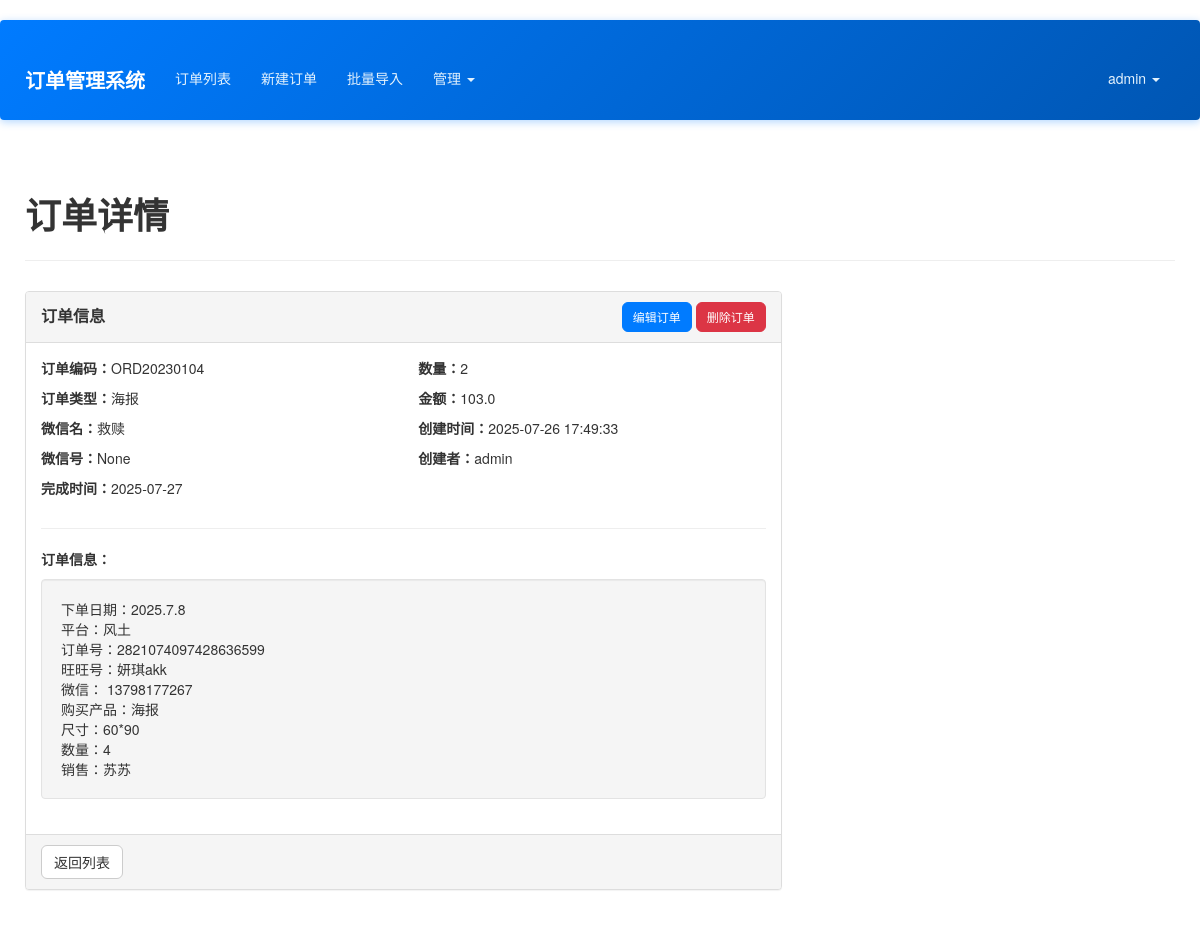
The page /order/4 (signed in) on the database as committed earlier.
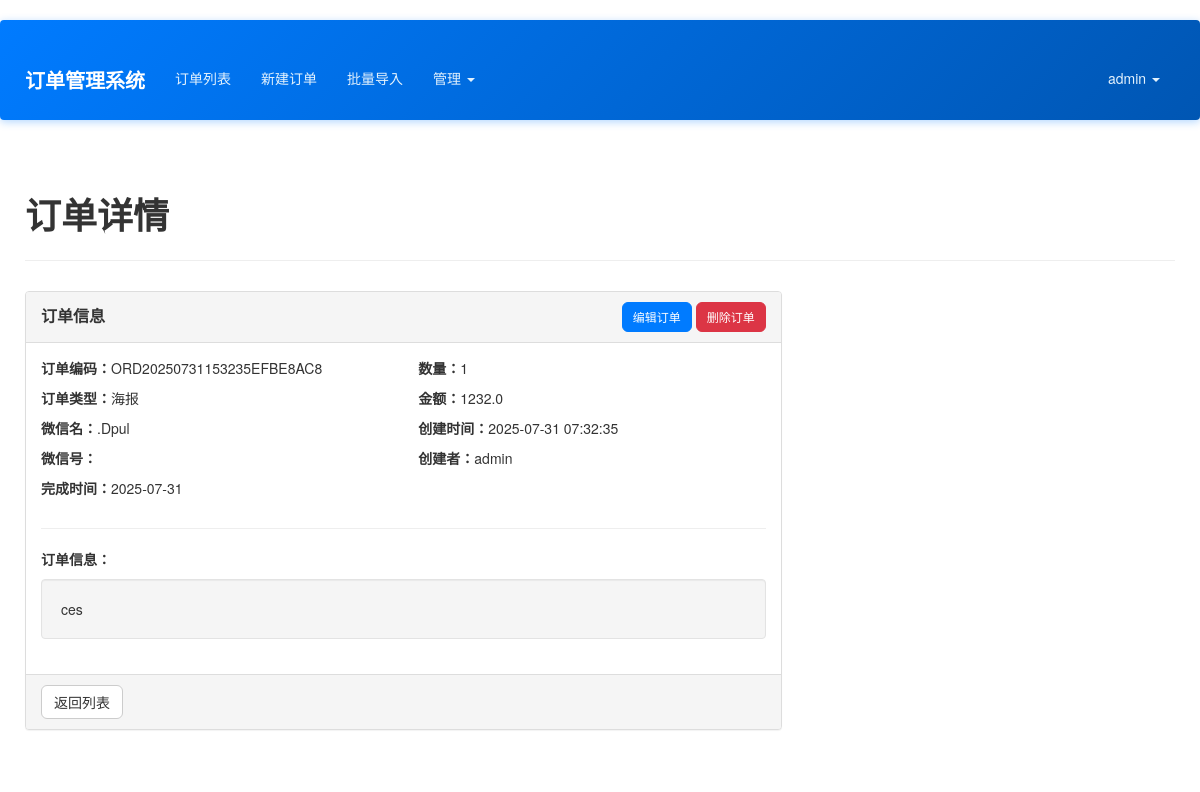
The same page on the database as committed later.
### app/models.py (models this page shows, shortened)
class User(UserMixin, db.Model):
    __tablename__ = 'users'
    id = db.Column(db.Integer, primary_key=True)
    email = db.Column(db.String(64), unique=True, index=True)
    username = db.Column(db.String(64), unique=True, index=True)
    role_id = db.Column(db.Integer, db.ForeignKey('roles.id'))
    password_hash = db.Column(db.String(128))
    orders = db.relationship('Order', backref='creator', lazy='dynamic')
    @property
    def password(self):
        raise AttributeError('password is not a readable attribute')
    def can(self, perm):
        return self.role is not None and self.role.has_permission(perm)

class Order(db.Model):
    __tablename__ = 'orders'
    id = db.Column(db.Integer, primary_key=True)
    order_code = db.Column(db.String(64), unique=True, index=True)
    wechat_name = db.Column(db.String(64))
    wechat_id = db.Column(db.String(64))
    phone = db.Column(db.String(20), nullable=False)  # 手机号，必填
    order_info = db.Column(db.Text())
    completion_time = db.Column(db.DateTime)
    quantity = db.Column(db.Integer)
    amount = db.Column(db.Float)
    notes = db.Column(db.Text())  # 备注字段
    create_time = db.Column(db.DateTime, default=datetime.utcnow)
    user_id = db.Column(db.Integer, db.ForeignKey('users.id'))
    order_type_id = db.Column(db.Integer, db.ForeignKey('order_types.id'))
    status = db.Column(db.String(20), default='未完成')  # 订单状态：未完成、已结算、未结算
    images = db.relationship('OrderImage', backref='order', lazy='dynamic')
    custom_fields = db.Column(db.Text())

class OrderType(db.Model):
    __tablename__ = 'order_types'
    id = db.Column(db.Integer, primary_key=True)
    name = db.Column(db.String(64), unique=True, nullable=False)
    description = db.Column(db.String(256))
    is_active = db.Column(db.Boolean, default=True)
    create_time = db.Column(db.DateTime, default=datetime.utcnow)
    orders = db.relationship('Order', backref='order_type', lazy='dynamic')

### app/main/views.py (the view)
@main.route('/order/<int:id>')
@login_required
def view_order(id):
    order = Order.query.get_or_404(id)
    if not current_user.can(Permission.VIEW_ALL) and order.user_id != current_user.id:
        abort(403)
    return render_template('main/view_order.html', order=order)

### app/api_optimizer.py (called while the page is built)
    def init_app(self, app):
        compress.init_app(app)
        app.config['JSON_AS_ASCII'] = False
        app.config['JSONIFY_PRETTYPRINT_REGULAR'] = False  # 生产环境禁用美化
        @app.after_request
        def add_response_headers(response):
            if request.endpoint and 'static' in request.endpoint:
                response.cache_control.max_age = 31536000  # 1年
                response.cache_control.public = True
            else:
                response.cache_control.no_cache = True
            response.headers['X-Content-Type-Options'] = 'nosniff'
            response.headers['X-Frame-Options'] = 'DENY'
            response.headers['X-XSS-Protection'] = '1; mode=block'
            return response

### app/context_processors.py (called while the page is built)
def inject_permissions():
    return dict(Permission=Permission)

### app/models.py (called while the page is built)
@login_manager.user_loader
def load_user(user_id):
    return User.query.get(int(user_id))

    def has_permission(self, perm):
        return self.permissions & perm == perm

### app/templates/main/view_order.html (shortened to what this page needs)
{% extends "base.html" %}
{% block page_content %}
<div class="page-header">
    <h1>订单详情</h1>
</div>
<div class="row">
    <div class="col-md-8">
        <div class="panel panel-default">
            <div class="panel-heading">
                <div class="row">
                    <div class="col-md-8">
                        <h3 class="panel-title">订单信息</h3>
                    </div>
                    <div class="col-md-4 text-right">
                        <a href="{{ url_for('main.edit_order', id=order.id) }}" class="btn btn-primary btn-sm">编辑订单</a>
                        <button class="btn btn-danger btn-sm" id="deleteOrder">删除订单</button>
                    </div>
                </div>
            </div>
            <div class="panel-body">
                <div class="row">
                    <div class="col-md-6">
                        <p><strong>订单编码：</strong>{{ order.order_code }}</p>
                        <p><strong>订单类型：</strong>{{ order.order_type.name if order.order_type else '未分类' }}</p>
                        <p><strong>微信名：</strong>{{ order.wechat_name }}</p>
                        <p><strong>微信号：</strong>{{ order.wechat_id }}</p>
                        <p><strong>完成时间：</strong>{{ order.completion_time.strftime('%Y-%m-%d') if order.completion_time else '' }}</p>
                    </div>
                    <div class="col-md-6">
                        <p><strong>数量：</strong>{{ order.quantity }}</p>
                        <p><strong>金额：</strong>{{ order.amount }}</p>
                        <p><strong>创建时间：</strong>{{ order.create_time.strftime('%Y-%m-%d %H:%M:%S') }}</p>
                        <p><strong>创建者：</strong>{{ order.creator.username if order.creator else '' }}</p>
                    </div>
                </div>
                <hr>
                <div class="row">
                    <div class="col-md-12">
                        <p><strong>订单信息：</strong></p>
                        <div class="well">{{ order.order_info | nl2br }}</div>
                    </div>
                </div>
            </div>
            <div class="panel-footer">
                <a href="{{ url_for('main.order_list') }}" class="btn btn-default">返回列表</a>
            </div>
        </div>
    </div>
</div>
{% endblock %}

### app/templates/base.html (shortened to what this page needs)
{% extends "bootstrap/base.html" %}
{% block head %}
{{ super() }}
<link rel="stylesheet" type="text/css" href="{{ url_for('static', filename='styles.css') }}">
{% endblock %}
{% block navbar %}
<div class="navbar navbar-inverse" role="navigation">
    <div class="container">
        <div class="navbar-header">
            <a class="navbar-brand" href="{{ url_for('main.index') }}">订单管理系统</a>
        </div>
        <div class="navbar-collapse collapse">
            <ul class="nav navbar-nav">
                {% if current_user.is_authenticated %}
                <li><a href="{{ url_for('main.order_list') }}">订单列表</a></li>
                <li><a href="{{ url_for('main.new_order') }}">新建订单</a></li>
                <li><a href="{{ url_for('main.import_orders') }}">批量导入</a></li>
                {% if current_user.can(Permission.MANAGE_FIELDS) %}
                <li class="dropdown">
                    <a href="#" class="dropdown-toggle" data-toggle="dropdown">管理 <b class="caret"></b></a>
                </li>
                {% endif %}
                {% endif %}
            </ul>
            <ul class="nav navbar-nav navbar-right">
                {% if current_user.is_authenticated %}
                <li class="dropdown">
                    <a href="#" class="dropdown-toggle" data-toggle="dropdown">{{ current_user.username }} <b class="caret"></b></a>
                </li>
                {% else %}
                <li><a href="{{ url_for('auth.login') }}">登录</a></li>
                <li><a href="{{ url_for('auth.register') }}">注册</a></li>
                {% endif %}
            </ul>
        </div>
    </div>
</div>
{% endblock %}
{% block content %}
<div class="container">
    {% block page_content %}{% endblock %}
</div>
{% endblock %}

### app/static/styles.css (style rules this page uses)
body { font-family: 'Microsoft YaHei', 'Helvetica Neue', Helvetica, Arial, sans-serif; padding-top: 20px; padding-bottom: 20px; background-color: #ffffff; color: #333; min-height: 100vh; }
.container { position: relative; z-index: 1; background-color: transparent; padding: 15px 10px; margin-top: 20px; }
.container:not(.navbar .container) { z-index: 1; }
.well { background-color: #f5f5f5; border: 1px solid #e3e3e3; border-radius: 4px; box-shadow: inset 0 1px 1px rgba(0,0,0,.05); }
.navbar { background-color: #337ab7; border-color: #2e6da4; margin-bottom: 20px; }
.navbar-inverse { background: linear-gradient(135deg, #007bff 0%, #0056b3 100%); border: none; box-shadow: 0 2px 8px rgba(0, 123, 255, 0.3); position: relative; z-index: 1030; }
.navbar-inverse .navbar-brand { color: #fff; font-weight: bold; font-size: 20px; }
.navbar-inverse .navbar-nav > li > a { color: #e3f2fd; transition: all 0.3s ease; margin: 5px 3px; padding: 8px 12px; border-radius: 4px; }
.navbar-inverse .navbar-nav > .dropdown > a .caret { border-top-color: #e3f2fd; border-bottom-color: #e3f2fd; }
.navbar-collapse { overflow: visible !important; }
.navbar-nav { overflow: visible !important; }
.navbar .dropdown { position: static; }
@media (min-width: 768px) { .navbar .dropdown { position: relative; } }
body { overflow-x: hidden; }
.navbar { overflow: visible; }
.page-header { border-bottom: 1px solid #eee; margin-bottom: 30px; padding-bottom: 15px; }
.page-header h1 { font-weight: 600; color: #333; }
.btn-primary { background-color: #007bff; border-color: #007bff; transition: background-color 0.3s ease; }
.panel { background-color: #fff; border: 1px solid #ddd; border-radius: 4px; box-shadow: 0 1px 1px rgba(0,0,0,.05); margin-bottom: 20px; }
.panel-heading { background-color: #f5f5f5; border-bottom: 1px solid #ddd; border-radius: 3px 3px 0 0; padding: 10px 15px; }
.panel-title { color: #333; font-size: 16px; font-weight: bold; margin: 0; }
.panel-body { padding: 15px; }
.panel-heading { padding: 10px 15px; }
.panel-title { margin-top: 5px; }
.btn { border-radius: 6px; font-weight: 500; transition: all 0.3s ease; }
.btn-danger { background-color: #dc3545; border-color: #dc3545; }

Rows that differ between the two databases and show on the page:
changed Order: order_code "ORD20230104" → "ORD20250731153235EFBE8AC8"; wechat_name "救赎" → ".Dpul"; completion_time "2025-07-27" → "2025-07-31"; quantity "2" → "1"; amount "103.0" → "1232.0"; create_time "2025-07-26 17:49:33" → "2025-07-31 07:32:35"; order_info "下单日期：2025.7.8 平台：风土 订单号：2821074097428636599 旺旺号：妍琪akk 微信： 13798177267 购买产品：海报 尺寸：60*90 数量：4 销售：苏苏" → "ces"; wechat_id "None" → (not shown)
